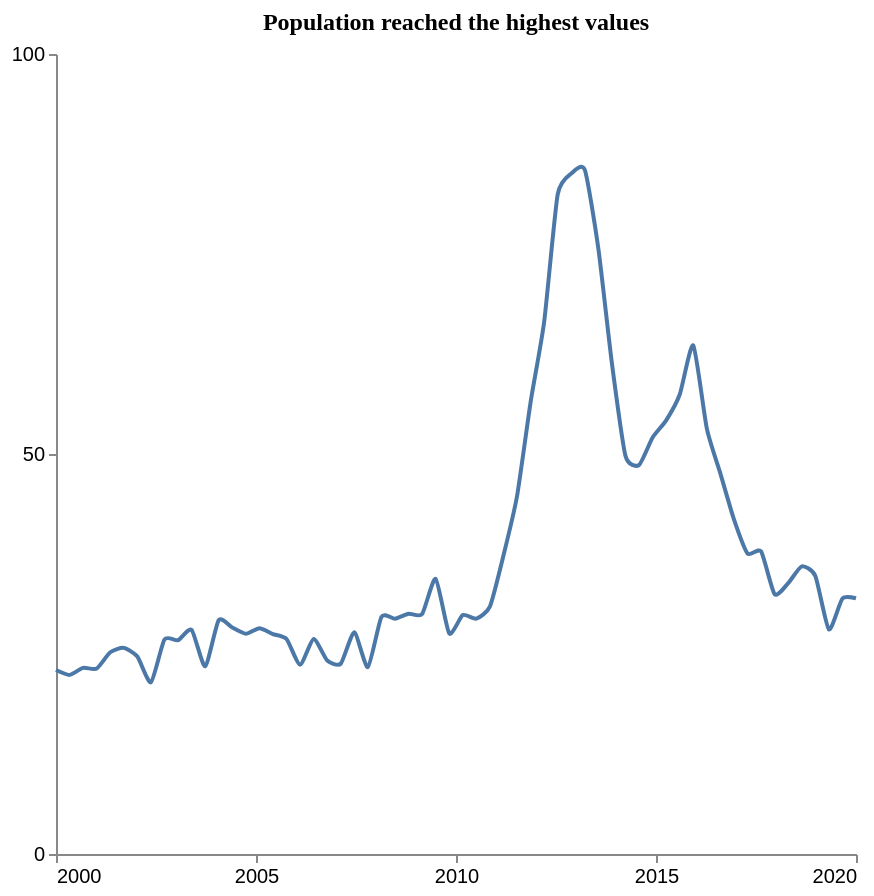

Describe this chart as a Vega-Lite specification.
### Vega-Lite specification from a JSON file in a GitHub repository (floating-point values rounded to 4 significant figures)
{"$schema": "https://vega.github.io/schema/vega-lite/v5.json", "description": "Pattern: Peak", "data": {"values": [{"X": 2000.0, "Y": 23.0}, {"X": 2000.0, "Y": 22.39}, {"X": 2001.0, "Y": 23.26}, {"X": 2001.0, "Y": 23.18}, {"X": 2001.0, "Y": 25.22}, {"X": 2002.0, "Y": 25.77}, {"X": 2002.0, "Y": 24.68}, {"X": 2002.0, "Y": 21.47}, {"X": 2003.0, "Y": 26.81}, {"X": 2003.0, "Y": 26.72}, {"X": 2003.0, "Y": 28.02}, {"X": 2004.0, "Y": 23.47}, {"X": 2004.0, "Y": 29.24}, {"X": 2004.0, "Y": 28.31}, {"X": 2005.0, "Y": 27.53}, {"X": 2005.0, "Y": 28.21}, {"X": 2005.0, "Y": 27.49}, {"X": 2006.0, "Y": 26.87}, {"X": 2006.0, "Y": 23.66}, {"X": 2006.0, "Y": 26.87}, {"X": 2007.0, "Y": 24.2}, {"X": 2007.0, "Y": 23.78}, {"X": 2007.0, "Y": 27.72}, {"X": 2008.0, "Y": 23.36}, {"X": 2008.0, "Y": 29.63}, {"X": 2008.0, "Y": 29.42}, {"X": 2009.0, "Y": 30.04}, {"X": 2009.0, "Y": 29.99}, {"X": 2009.0, "Y": 34.4}, {"X": 2010.0, "Y": 27.58}, {"X": 2010.0, "Y": 29.86}, {"X": 2011.0, "Y": 29.41}, {"X": 2011.0, "Y": 30.94}, {"X": 2011.0, "Y": 37.31}, {"X": 2012.0, "Y": 44.72}, {"X": 2012.0, "Y": 56.46}, {"X": 2012.0, "Y": 66.5}, {"X": 2013.0, "Y": 82.45}, {"X": 2013.0, "Y": 85.05}, {"X": 2013.0, "Y": 85.52}, {"X": 2014.0, "Y": 75.65}, {"X": 2014.0, "Y": 61.31}, {"X": 2014.0, "Y": 49.77}, {"X": 2015.0, "Y": 48.63}, {"X": 2015.0, "Y": 52.06}, {"X": 2015.0, "Y": 54.21}, {"X": 2016.0, "Y": 57.43}, {"X": 2016.0, "Y": 63.56}, {"X": 2016.0, "Y": 53.16}, {"X": 2017.0, "Y": 47.55}, {"X": 2017.0, "Y": 41.83}, {"X": 2017.0, "Y": 37.57}, {"X": 2018.0, "Y": 37.82}, {"X": 2018.0, "Y": 32.47}, {"X": 2018.0, "Y": 33.86}, {"X": 2019.0, "Y": 35.95}, {"X": 2019.0, "Y": 34.76}, {"X": 2019.0, "Y": 28.07}, {"X": 2020.0, "Y": 31.93}, {"X": 2020.0, "Y": 31.96}]}, "mark": {"type": "line", "interpolate": "cardinal", "tension": 0.4}, "encoding": {"x": {"field": "X", "type": "quantitative", "title": "", "axis": {"grid": false, "format": "d", "values": [2000, 2005, 2010, 2015, 2020], "tickSize": 4}, "scale": {"domain": [2000, 2020]}}, "y": {"field": "Y", "type": "quantitative", "title": "", "axis": {"grid": false, "format": "d", "values": [0, 50, 100], "tickSize": 4, "tickOpacity": 1}, "scale": {"domain": [0, 100]}}}, "title": {"text": "Population reached the highest values", "anchor": "middle", "font": "Tahoma", "fontSize": 12}, "config": {"lineBreak": "^", "view": {"stroke": null}}, "height": 400, "width": 400, "autosize": "pad"}
